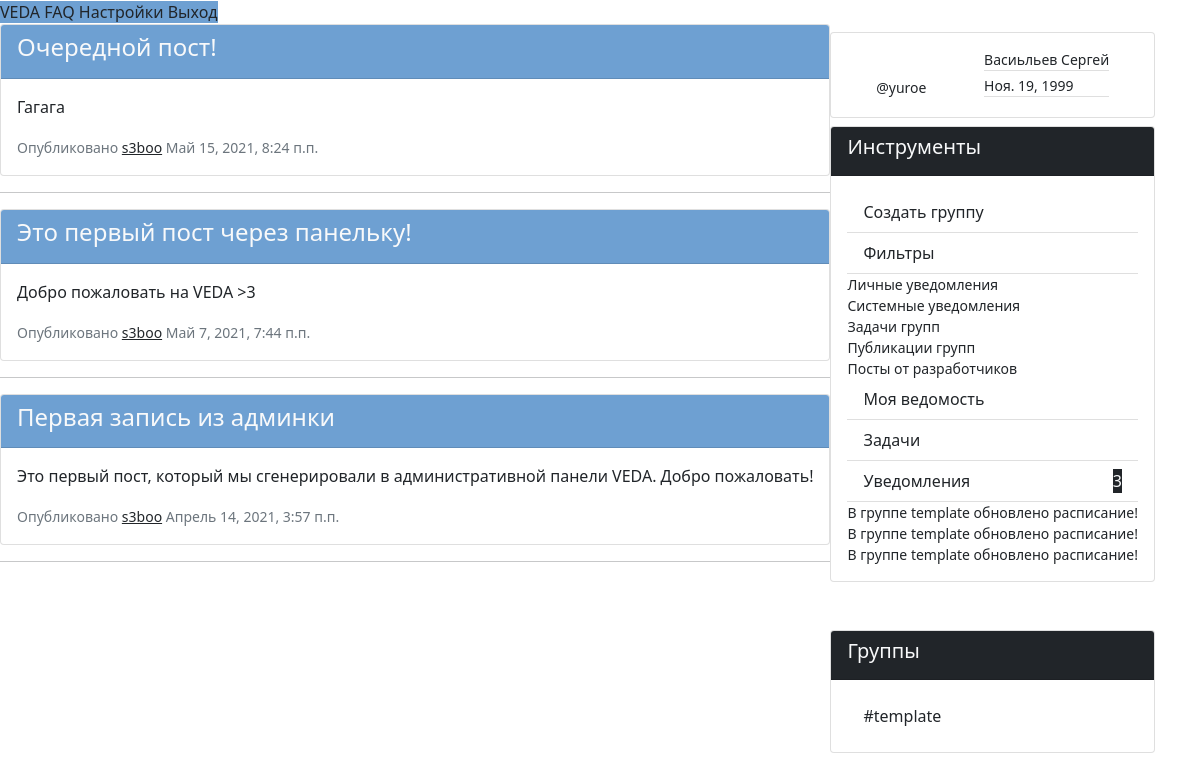
Page / (signed in) on the committed database.
### VEDA_application/models.py (models this page shows, shortened)
class Admin_post(models.Model):
    author = models.ForeignKey(
        Client,
        on_delete=models.SET_NULL,
        null=True
    ) # Автор поста, может отсутствовать
    article = models.CharField(max_length=50)                   # Заголовок поста
    text = models.TextField()                                   # Сообщение поста, неограниченное количество знаков
    date_of_create = models.DateTimeField(auto_now_add=True)    # Дата и время публикации поста
    class Meta():
        ordering = ['-date_of_create']

class Client(models.Model):
    user = models.OneToOneField(
        User,
        on_delete=models.CASCADE,
    )   # Связь один-к-одному с пользователем
    father = models.ForeignKey(
        Parent,
        on_delete=models.SET_NULL,
        null=True,
        related_name='father'
    ) # Связь с родителем внешним ключем
    mother =  models.ForeignKey(
        Parent,
        on_delete=models.SET_NULL,
        null=True,
        related_name='mother'
    ) # Связь с родителем внешним ключом
    status = models.CharField(max_length=100)             # Поле статуса (отображается в профиле пользователя)
    hobbies = models.CharField(max_length=100)            # Поле хобби (используется куратором и отображается в профиле)
    day_of_birthday = models.DateField(null=True)         # Поле дня рождения (используется куратором и отображается в профиле)
    adress = models.CharField(max_length=50)              # Поле адреса (используется только куратором и не виден в профиле)
    vk = models.TextField(blank=True)
    instagram = models.TextField(blank=True)
    gender = models.CharField(choices=(
        ('M', 'Male'),
        ('F', 'Female'),
        ('O', 'Other')
    ), max_length=50, null=True)                          # Пол пользователя в формате первой буквы
    userpic = models.ImageField(upload_to='userpics', null=True, default="default.png")    # Аватар пользователя
    def __str__(self):
            return self.user.username

class Notification(models.Model):
    receiver = models.ForeignKey(Client, on_delete=models.CASCADE)  # Получатель уведомления
    message = models.CharField(max_length=100)                      # Сообщение уведомления
    date_of_create = models.DateTimeField(auto_now_add=True)        # Дата и время создания уведомления
    priority = models.IntegerField(choices=(
        (1, 'Personal'),
        (2, 'System notification'),
        (3, 'Group tasks'),
        (4, 'Group post'),
        (5, 'Admin post'),
    ))
    """ Приоритет уведомления, где:
        1. Личные уведомления (подписка, удаление из группы и т.п.)
        2. Системные уведомления (технические работы, баг и т.п.)
        3. Задачи группы (выполнена, закрыта, открыта)
        4. Посты группы (новый пост)
        5. Посты админов (обновления разработчиков в блоге)
    """
    class Meta:
        ordering = ['-id']

class Group(models.Model):
    moderators = models.ManyToManyField(
        Client,
        related_name='moderators',
        blank=True,
    ) # Количество модераторов не ограничено, связаны внешней таблицей с Client
    listeners = models.ManyToManyField(
        Client,
        related_name='listeners',
        blank=True,
    ) # Количество подписчиков не ограничено, связаны внешней таблицей с Client
    name = models.CharField(max_length=40)              # Название группы
    tag = models.CharField(max_length=40, null=True)              # Тег для поиска
    hNotices = models.BooleanField()    # видимость блока объявлений
    hTasks = models.BooleanField()      # видимость блока задач
    hSheet = models.BooleanField()      # видимость блока расписания, ведомости, успеваемости

### VEDA_application/views.py (the view)
# urls.py: path('', views.index, name="index")        # главная страница
def index(request):
    if request.method == 'GET':
        return render(request, 'index.html', context={
            'admin_posts': models.Admin_post.objects.all(), # посты от администратора
            'l_groups': models.Group.objects.filter(listeners__user__username=request.user.username),                     # группы, где есть текущий пользователь
            'm_groups': models.Group.objects.filter(moderators__user__username=request.user.username),                     # группы, где есть текущий пользователь
            'group_posts_listener': models.Group_post.objects.filter(group__listeners__user__username=request.user.username),    # посты в группах, в которых находится пользователь
            'group_posts_moderator': models.Group_post.objects.filter(group__moderators__user__username=request.user.username),    # посты в группах, в которых находится пользователь
            'notifications': models.Notification.objects.filter(receiver__user__username=request.user.username),        # уведомления для пользователя
            'tasks': models.Task.objects.filter(receiver__user__username=request.user.username)                         # задачи из группа для пользователя
        })

### VEDA_application/templates/index.html (shortened to what this page needs)
{% extends 'main_template.html' %}
{% load static %}
{% block application %}
  {% include 'borders_template.html' %}
  <div id="index">
    <b-container class="mt-5">
      <b-row align-h="between" class="d-flex flex-column-reverse flex-md-row">
        <b-col cols="12" {% if user.is_authenticated %} md="6" lg="8" {% endif %} class="p-0 mt-md-0 mt-3">
          <b-tabs  justified>
            <b-tab title="Блог разработчика" active class="pt-3">
              {% for post in admin_posts %}
                <div class="card card-outline-secondary mb-3">
                  <div class="card-header bg-blue text-light">
                    <h4>{{ post.article }}</h4>
                  </div>
                  <div class="card-body">
                    <p>{{ post.text }}</p>
                    <small class="text-muted">Опубликовано <a class="text-dark" href="#">{{ post.author }}</a>  {{ post.date_of_create }}</small>
                  </div>
                </div>
                <hr>
              {% endfor %}
            </b-tab>
          </b-tabs>
        </b-col>
        {% if user.is_authenticated %}
          <b-col cols="12" md=5 lg=3 class="p-0">
            {% if user.is_authenticated %}
            <div class="card card-outline-secondary mt-2">
              <div class="card-body d-flex flex-row align-items-center justify-content-around">
                <div class="flex-column">
                  <br>
                  <small> @{{ user.username }} </small>
                </div>
                <div class="list-group small list-group-flush">
                  <p class="list-group-item m-0 p-0">{{ user.last_name }} {{ user.first_name }}</p>
                  <p class="list-group-item m-0 mt-1 p-0">{{ user.client.day_of_birthday }}</p>
                </div>
              </div>
            </div>
            {% endif %}
            <div class="card card-outline-secondary m-0 mt-2">
              <div class="card-header bg-dark text-light">
                <h5>Инструменты</h5>
              </div>
              <div class="card-body">
                <div class="list-group list-group-flush">
                  <a href="{% url 'create_group' %}" class="list-group-item list-group-item-action ">Создать группу</a>
                  <a class="list-group-item list-group-item-action" href="#filters-collapse" @click.prevent v-b-toggle>Фильтры</a>
                    <b-collapse id="filters-collapse">
                      <b-card class="my-2">
                        <b-card-body class="d-flex flex-column p-0 m-0 small text-dark justify-content-between">
                          <b-form-checkbox
                            switch
                            v-model="personalNotifications"
                            class="d-flex justify-content-between flex-row">
                            Личные уведомления
                          </b-form-checkbox>
                          <b-form-checkbox
                            v-model="systemNotifications"
                            class="d-flex justify-content-between flex-row"
                            switch>
                            Системные уведомления
                          </b-form-checkbox>
                          <b-form-checkbox
                            v-model="groupTasksNotifications"
                            class="d-flex justify-content-between flex-row"
                            switch>
                            Задачи групп
                          </b-form-checkbox>
                          <b-form-checkbox
                            v-model="groupPostsNotifications"
                            class="d-flex justify-content-between flex-row"
                            switch>
                            Публикации групп
                          </b-form-checkbox>
                          <b-form-checkbox
                            v-model="adminPostsNotifications"
                            class="d-flex justify-content-between flex-row"
                            switch>
                            Посты от разработчиков
                          </b-form-checkbox>
                        </b-card-body>
                      </b-card>
                  </b-collapse>
                  <a href="#" class="list-group-item list-group-item-action">Моя ведомость</a>
                  <a href="#task-collapse" @click.prevent v-b-toggle class="list-group-item list-group-item-action d-flex justify-content-between align-items-center">
                    Задачи {% if tasks %} <b-badge class="text-light bg-dark">{{ tasks|length }} </b-badge> {% endif %}
                  </a>
                  <a href="#notification-collapse" @click.prevent v-b-toggle class="list-group-item list-group-item-action d-flex justify-content-between align-items-center">
                    Уведомления  {% if notifications %} <b-badge class="text-light bg-dark"> {{ notifications|length }} </b-badge> {% endif %}
                  </a>
                  <b-collapse id="notification-collapse">
                    {% for notification in notifications %}
                      {% if notification.priority == 4 %}
                        <b-card
                          v-if="groupPostsNotifications"
                          class="mt-2">
                          <div class="d-flex justify-content-between align-items-center small">
                            <span> {{ notification.message }} </span>
                          </div>
                        </b-card>
                      {% endif %}
                    {% endfor %}
                  </b-collapse>
                  </div>
              </div>
            </div>
            <div class="card card-outline-secondary mt-5">
              <div class="card-header bg-dark text-light">
                <h5>Группы</h5>
              </div>
              <div class="card-body">
                <div class="list-group list-group-flush">
                  {% for group in m_groups %}
                    <a href="{% url 'group' group.id %}" class="list-group-item list-group-item-action ">#{{ group.name }}</a>
                  {% endfor %}
                </div>
              </div>
            </div>
          </b-col>
        {% endif %}
      </b-row>
    </b-container>
  </div>
{% endblock application %}

### static/bg.css (style rules this page uses)
.bg-blue { background-color: #6ea0d2; }

### rows in the picture
Admin_post: article "Очередной пост!", text "Гагага", author "s3boo", date_of_create "Май 15, 2021, 8:24 п.п."
Admin_post: article "Это первый пост через панельку!", text "Добро пожаловать на VEDA >3", author "s3boo", date_of_create "Май 7, 2021, 7:44 п.п."
Admin_post: article "Первая запись из админки", text "Это первый пост, который мы сгенерировали в административной панели VEDA. Добро пожаловать!", author "s3boo", date_of_create "Апрель 14, 2021, 3:57 п.п."
Notification: message "В группе template обновлено расписание!"
Notification: message "В группе template обновлено расписание!"
Notification: message "В группе template обновлено расписание!"
Group: name "template"

### other values in the picture
{{ user.username }} "yuroe"
{{ user.last_name }} "Васиьльев"
{{ user.first_name }} "Сергей"
{{ user.client.day_of_birthday }} "Ноя. 19, 1999"
{{ notifications|length }} "3"
